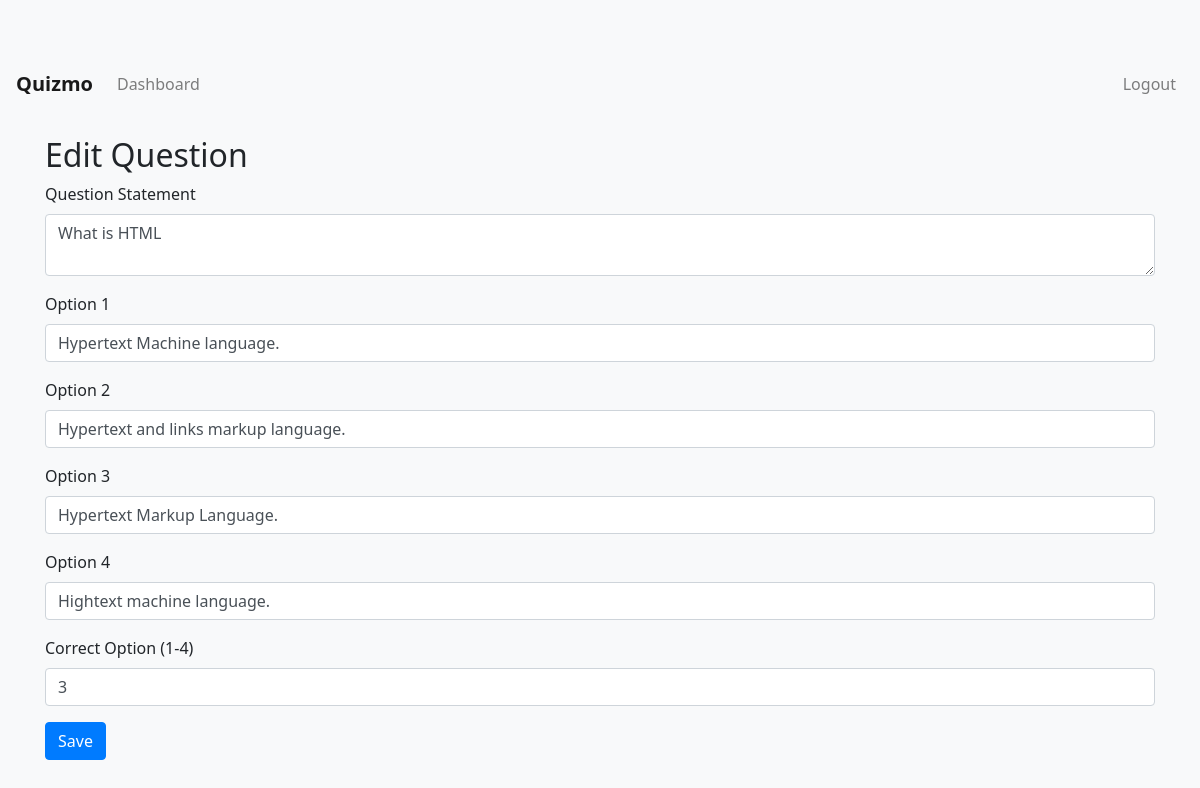
Page /edit_question/1 (signed in) on the committed database.
### models.py (models this page shows)
class Question(db.Model):
    id = db.Column(db.Integer, primary_key=True)
    quiz_id = db.Column(db.Integer, db.ForeignKey('quiz.id'), nullable=False)
    question_statement = db.Column(db.String(500), nullable=False)
    option1 = db.Column(db.String(200), nullable=False)
    option2 = db.Column(db.String(200), nullable=False)
    option3 = db.Column(db.String(200), nullable=False)
    option4 = db.Column(db.String(200), nullable=False)
    correct_option = db.Column(db.Integer, nullable=False)
    quiz = db.relationship('Quiz', backref=db.backref('questions', lazy=True))

### app.py (the view, shortened to what this page needs)
@app.route('/edit_question/<int:id>', methods=['GET', 'POST'])
def edit_question(id):
    if not is_admin():
        return redirect(url_for('login'))
    question = Question.query.get(id)
    return render_template('question_form.html', question=question, quiz=question.quiz)

### app.py (called while the page is built)
def is_admin():
    if 'user_id' in session:
        user = User.query.get(session['user_id'])
        return user and user.is_admin
    return False

### templates/question_form.html
{% extends 'base.html' %}
{% block content %}
<h2>{{ 'Add' if not question else 'Edit' }} Question</h2>
<form method="POST">
    <div class="form-group">
        <label for="question_statement">Question Statement</label>
        <textarea class="form-control" id="question_statement" name="question_statement" required>{{ question.question_statement if question else '' }}</textarea>
    </div>
    <div class="form-group">
        <label for="option1">Option 1</label>
        <input type="text" class="form-control" id="option1" name="option1" value="{{ question.option1 if question else '' }}" required>
    </div>
    <div class="form-group">
        <label for="option2">Option 2</label>
        <input type="text" class="form-control" id="option2" name="option2" value="{{ question.option2 if question else '' }}" required>
    </div>
    <div class="form-group">
        <label for="option3">Option 3</label>
        <input type="text" class="form-control" id="option3" name="option3" value="{{ question.option3 if question else '' }}" required>
    </div>
    <div class="form-group">
        <label for="option4">Option 4</label>
        <input type="text" class="form-control" id="option4" name="option4" value="{{ question.option4 if question else '' }}" required>
    </div>
    <div class="form-group">
        <label for="correct_option">Correct Option (1-4)</label>
        <input type="number" class="form-control" id="correct_option" name="correct_option" value="{{ question.correct_option if question else '' }}" required>
    </div>
    <button type="submit" class="btn btn-primary">Save</button>
</form>
{% endblock %}

### static/css/style.css (style rules this page uses)
body { padding-top: 56px; background-color: #f8f9fa; font-family: 'Segoe UI', Tahoma, Geneva, Verdana, sans-serif; }
.btn { border-radius: 4px; }

### rows in the picture
Question: question_statement "What is HTML", option1 "Hypertext Machine language.", option2 "Hypertext and links markup language.", option3 "Hypertext Markup Language.", option4 "Hightext machine language.", correct_option "3"

### other values in the picture
{{ 'Add' if not question else 'Edit' }} "Edit"
